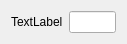
<?xml version="1.0" encoding="UTF-8"?>
<ui version="4.0">
 <class>StringField</class>
 <widget class="QWidget" name="StringField">
  <property name="geometry">
   <rect>
    <x>0</x>
    <y>0</y>
    <width>127</width>
    <height>40</height>
   </rect>
  </property>
  <property name="windowTitle">
   <string>Form</string>
  </property>
  <layout class="QVBoxLayout" name="verticalLayout">
   <item>
    <layout class="QHBoxLayout" name="horizontalLayout">
     <item>
      <widget class="QLabel" name="label">
       <property name="text">
        <string>TextLabel</string>
       </property>
      </widget>
     </item>
     <item>
      <widget class="QLineEdit" name="lineEdit"/>
     </item>
    </layout>
   </item>
  </layout>
 </widget>
 <resources/>
 <connections/>
</ui>
